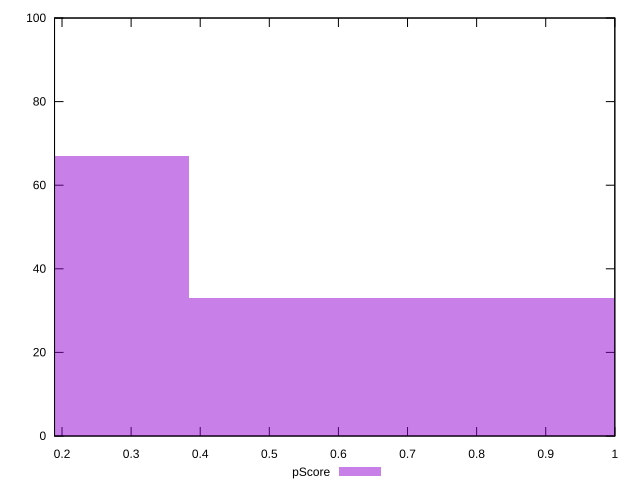

Generate this figure with gnuplot:
reset

$pScore <<EOF
0.7676207759925644 33
0 67
EOF

set key outside below
set boxwidth 0.7676207759925644
set xrange [0.18917647058823528:1]
set yrange [0:100]
set trange [0:100]
set style fill transparent solid 0.5 noborder
set terminal svg size 640, 490 enhanced background rgb 'white'
set output "report_00015_2021-02-09T16-11-33.973Z/uses-rel-preload/samples/pages/pScore/histogram.svg"

plot $pScore title "pScore" with boxes

reset
